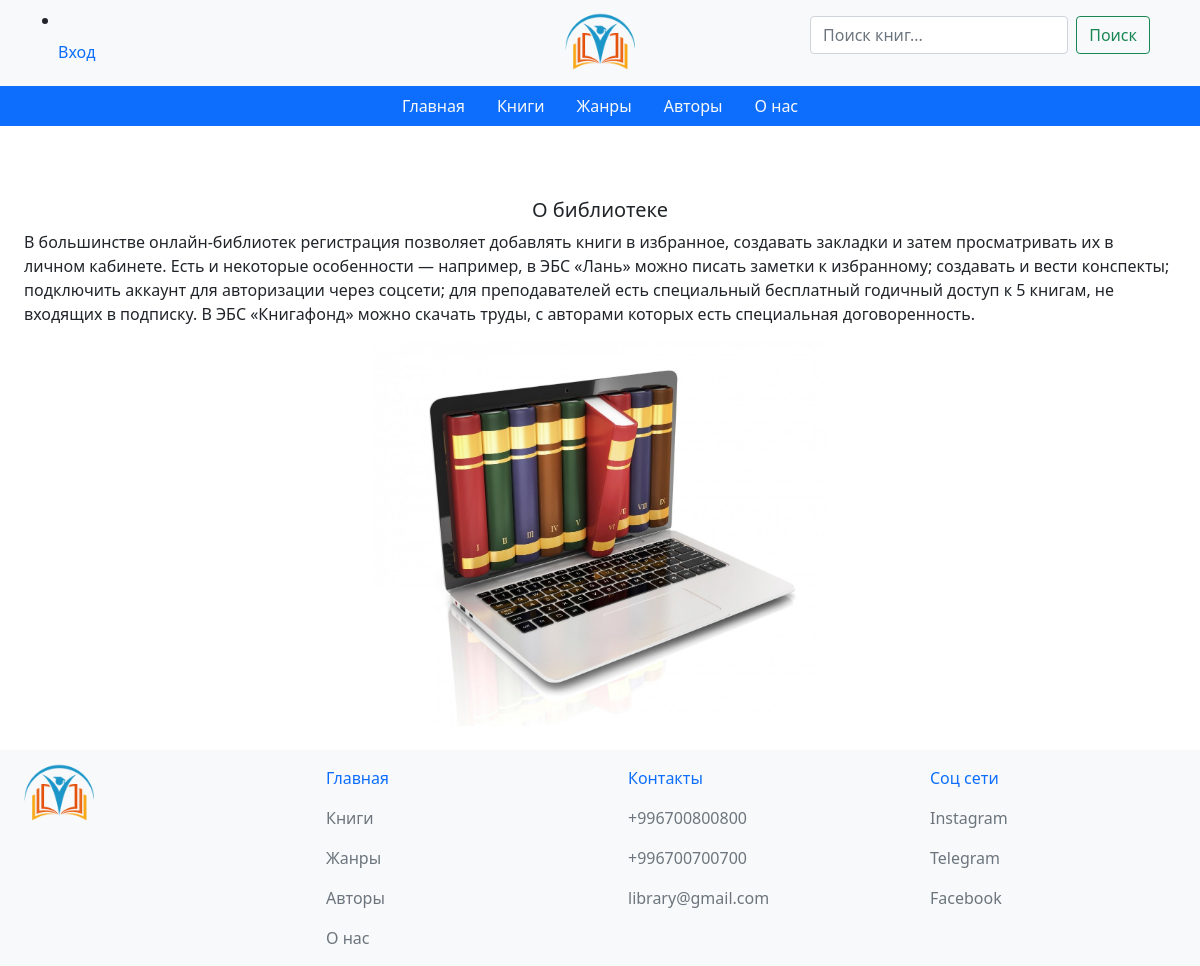
The page /about-us/ on the database its author committed.
### report/models.py (models this page shows)
class About(models.Model):
    class Meta:
        verbose_name = 'о нас'
        verbose_name_plural = 'о нас'
    title = models.CharField(max_length=300, verbose_name='заголовок')
    image = models.ImageField(verbose_name='изображение', upload_to='image/', null=True)
    content =  models.TextField(verbose_name='контент')

### report/views.py (the view)
# urls.py: path('about-us/', aboute, name="aboute"),
def aboute(request):
    report = About.objects.all()
    return render(request, 'about.html', {'aboute': report})

### templates/about.html
{% extends 'base.html' %}
{% block content %}
<div class="d-flex position-relative p-3">
  {% for item in aboute %}
    <div class="p-2">
      <h5 class="text-center mt-5">{{ item.title }}</h5>
      <p>{{ item.content }}</p>
      <div class="container" style="width: 30rem;">
        <img src="{{ item.image.url }}" class="img-fluid rounded mx-auto d-block" width:"350px" alt="...">
      </div>
    </div>
    {% endfor %}
  </div>
{% endblock content %}

### rows shown on the page
About: title "О библиотеке", content "В большинстве онлайн-библиотек регистрация позволяет добавлять книги в избранное, создавать закладки и затем просматривать их в личном кабинете. Есть и некоторые особенности — например, в ЭБС «Лань» можно писать заметки к избранному; создавать и вести конспекты; подключить аккаунт для авторизации через соцсети; для преподавателей есть специальный бесплатный годичный доступ к 5 книгам, не входящих в подписку. В ЭБС «Книгафонд» можно скачать труды, с авторами которых есть специальная договоренность.", image (picture)
